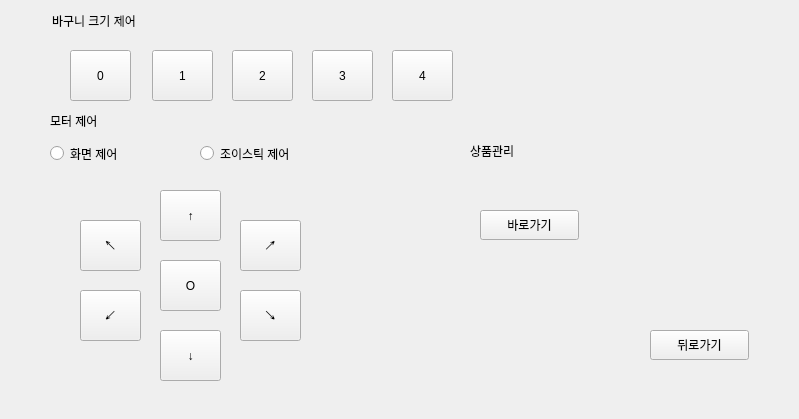
<?xml version="1.0" encoding="UTF-8"?>
<ui version="4.0">
 <class>Form</class>
 <widget class="QWidget" name="Form">
  <property name="geometry">
   <rect>
    <x>0</x>
    <y>0</y>
    <width>799</width>
    <height>419</height>
   </rect>
  </property>
  <property name="windowTitle">
   <string>Form</string>
  </property>
  <widget class="QPushButton" name="pushButton">
   <property name="geometry">
    <rect>
     <x>232</x>
     <y>50</y>
     <width>61</width>
     <height>51</height>
    </rect>
   </property>
   <property name="text">
    <string>2</string>
   </property>
  </widget>
  <widget class="QLabel" name="label">
   <property name="geometry">
    <rect>
     <x>52</x>
     <y>10</y>
     <width>131</width>
     <height>22</height>
    </rect>
   </property>
   <property name="text">
    <string>바구니 크기 제어</string>
   </property>
  </widget>
  <widget class="QPushButton" name="pushButton_2">
   <property name="geometry">
    <rect>
     <x>312</x>
     <y>50</y>
     <width>61</width>
     <height>51</height>
    </rect>
   </property>
   <property name="text">
    <string>3</string>
   </property>
  </widget>
  <widget class="QLabel" name="label_2">
   <property name="geometry">
    <rect>
     <x>50</x>
     <y>110</y>
     <width>68</width>
     <height>22</height>
    </rect>
   </property>
   <property name="text">
    <string>모터 제어</string>
   </property>
  </widget>
  <widget class="QPushButton" name="pushButton_forward">
   <property name="geometry">
    <rect>
     <x>160</x>
     <y>190</y>
     <width>61</width>
     <height>51</height>
    </rect>
   </property>
   <property name="text">
    <string>↑</string>
   </property>
  </widget>
  <widget class="QPushButton" name="pushButton_back">
   <property name="geometry">
    <rect>
     <x>160</x>
     <y>330</y>
     <width>61</width>
     <height>51</height>
    </rect>
   </property>
   <property name="text">
    <string>↓</string>
   </property>
  </widget>
  <widget class="QPushButton" name="pushButton_forward_left">
   <property name="geometry">
    <rect>
     <x>80</x>
     <y>220</y>
     <width>61</width>
     <height>51</height>
    </rect>
   </property>
   <property name="text">
    <string>↖</string>
   </property>
  </widget>
  <widget class="QPushButton" name="pushButton_forward_right">
   <property name="geometry">
    <rect>
     <x>240</x>
     <y>220</y>
     <width>61</width>
     <height>51</height>
    </rect>
   </property>
   <property name="text">
    <string>↗</string>
   </property>
  </widget>
  <widget class="QPushButton" name="pushButton_back_left">
   <property name="geometry">
    <rect>
     <x>80</x>
     <y>290</y>
     <width>61</width>
     <height>51</height>
    </rect>
   </property>
   <property name="text">
    <string>↙</string>
   </property>
  </widget>
  <widget class="QPushButton" name="pushButton_back_right">
   <property name="geometry">
    <rect>
     <x>240</x>
     <y>290</y>
     <width>61</width>
     <height>51</height>
    </rect>
   </property>
   <property name="text">
    <string>↘</string>
   </property>
  </widget>
  <widget class="QLabel" name="label_3">
   <property name="geometry">
    <rect>
     <x>470</x>
     <y>140</y>
     <width>68</width>
     <height>22</height>
    </rect>
   </property>
   <property name="text">
    <string>상품관리</string>
   </property>
  </widget>
  <widget class="QPushButton" name="pushButton_9">
   <property name="geometry">
    <rect>
     <x>480</x>
     <y>210</y>
     <width>99</width>
     <height>30</height>
    </rect>
   </property>
   <property name="text">
    <string>바로가기</string>
   </property>
  </widget>
  <widget class="QPushButton" name="pushButton_10">
   <property name="geometry">
    <rect>
     <x>650</x>
     <y>330</y>
     <width>99</width>
     <height>30</height>
    </rect>
   </property>
   <property name="text">
    <string>뒤로가기</string>
   </property>
  </widget>
  <widget class="QPushButton" name="pushButton_stop">
   <property name="geometry">
    <rect>
     <x>160</x>
     <y>260</y>
     <width>61</width>
     <height>51</height>
    </rect>
   </property>
   <property name="text">
    <string>O</string>
   </property>
  </widget>
  <widget class="QPushButton" name="pushButton_3">
   <property name="geometry">
    <rect>
     <x>152</x>
     <y>50</y>
     <width>61</width>
     <height>51</height>
    </rect>
   </property>
   <property name="text">
    <string>1</string>
   </property>
  </widget>
  <widget class="QPushButton" name="pushButton_5">
   <property name="geometry">
    <rect>
     <x>392</x>
     <y>50</y>
     <width>61</width>
     <height>51</height>
    </rect>
   </property>
   <property name="text">
    <string>4</string>
   </property>
  </widget>
  <widget class="QRadioButton" name="radioButton_screen">
   <property name="geometry">
    <rect>
     <x>50</x>
     <y>140</y>
     <width>119</width>
     <height>27</height>
    </rect>
   </property>
   <property name="text">
    <string>화면 제어</string>
   </property>
  </widget>
  <widget class="QRadioButton" name="radioButton_joystick">
   <property name="geometry">
    <rect>
     <x>200</x>
     <y>140</y>
     <width>141</width>
     <height>27</height>
    </rect>
   </property>
   <property name="text">
    <string>조이스틱 제어</string>
   </property>
  </widget>
  <widget class="QPushButton" name="pushButton_4">
   <property name="geometry">
    <rect>
     <x>70</x>
     <y>50</y>
     <width>61</width>
     <height>51</height>
    </rect>
   </property>
   <property name="text">
    <string>0</string>
   </property>
  </widget>
 </widget>
 <resources/>
 <connections>
  <connection>
   <sender>pushButton</sender>
   <signal>clicked()</signal>
   <receiver>Form</receiver>
   <slot>size_2()</slot>
   <hints>
    <hint type="sourcelabel">
     <x>255</x>
     <y>75</y>
    </hint>
    <hint type="destinationlabel">
     <x>68</x>
     <y>99</y>
    </hint>
   </hints>
  </connection>
  <connection>
   <sender>pushButton_2</sender>
   <signal>clicked()</signal>
   <receiver>Form</receiver>
   <slot>size_3()</slot>
   <hints>
    <hint type="sourcelabel">
     <x>360</x>
     <y>73</y>
    </hint>
    <hint type="destinationlabel">
     <x>289</x>
     <y>63</y>
    </hint>
   </hints>
  </connection>
  <connection>
   <sender>pushButton_10</sender>
   <signal>clicked()</signal>
   <receiver>Form</receiver>
   <slot>go_to_main()</slot>
   <hints>
    <hint type="sourcelabel">
     <x>719</x>
     <y>389</y>
    </hint>
    <hint type="destinationlabel">
     <x>217</x>
     <y>247</y>
    </hint>
   </hints>
  </connection>
  <connection>
   <sender>pushButton_9</sender>
   <signal>clicked()</signal>
   <receiver>Form</receiver>
   <slot>go_to_product_management()</slot>
   <hints>
    <hint type="sourcelabel">
     <x>547</x>
     <y>225</y>
    </hint>
    <hint type="destinationlabel">
     <x>279</x>
     <y>203</y>
    </hint>
   </hints>
  </connection>
  <connection>
   <sender>pushButton_back</sender>
   <signal>pressed()</signal>
   <receiver>Form</receiver>
   <slot>back_pressed()</slot>
   <hints>
    <hint type="sourcelabel">
     <x>185</x>
     <y>376</y>
    </hint>
    <hint type="destinationlabel">
     <x>76</x>
     <y>250</y>
    </hint>
   </hints>
  </connection>
  <connection>
   <sender>pushButton_5</sender>
   <signal>clicked()</signal>
   <receiver>Form</receiver>
   <slot>size_4()</slot>
   <hints>
    <hint type="sourcelabel">
     <x>422</x>
     <y>80</y>
    </hint>
    <hint type="destinationlabel">
     <x>208</x>
     <y>29</y>
    </hint>
   </hints>
  </connection>
  <connection>
   <sender>pushButton_3</sender>
   <signal>clicked()</signal>
   <receiver>Form</receiver>
   <slot>size_1()</slot>
   <hints>
    <hint type="sourcelabel">
     <x>182</x>
     <y>69</y>
    </hint>
    <hint type="destinationlabel">
     <x>8</x>
     <y>45</y>
    </hint>
   </hints>
  </connection>
  <connection>
   <sender>pushButton_forward</sender>
   <signal>pressed()</signal>
   <receiver>Form</receiver>
   <slot>forward_pressed()</slot>
   <hints>
    <hint type="sourcelabel">
     <x>189</x>
     <y>228</y>
    </hint>
    <hint type="destinationlabel">
     <x>107</x>
     <y>116</y>
    </hint>
   </hints>
  </connection>
  <connection>
   <sender>pushButton_forward_left</sender>
   <signal>pressed()</signal>
   <receiver>Form</receiver>
   <slot>forward_left_pressed()</slot>
   <hints>
    <hint type="sourcelabel">
     <x>101</x>
     <y>258</y>
    </hint>
    <hint type="destinationlabel">
     <x>7</x>
     <y>143</y>
    </hint>
   </hints>
  </connection>
  <connection>
   <sender>pushButton_forward_right</sender>
   <signal>pressed()</signal>
   <receiver>Form</receiver>
   <slot>forward_right_pressed()</slot>
   <hints>
    <hint type="sourcelabel">
     <x>268</x>
     <y>268</y>
    </hint>
    <hint type="destinationlabel">
     <x>146</x>
     <y>150</y>
    </hint>
   </hints>
  </connection>
  <connection>
   <sender>pushButton_back_left</sender>
   <signal>pressed()</signal>
   <receiver>Form</receiver>
   <slot>back_left_pressed()</slot>
   <hints>
    <hint type="sourcelabel">
     <x>119</x>
     <y>329</y>
    </hint>
    <hint type="destinationlabel">
     <x>0</x>
     <y>201</y>
    </hint>
   </hints>
  </connection>
  <connection>
   <sender>pushButton_back_right</sender>
   <signal>pressed()</signal>
   <receiver>Form</receiver>
   <slot>back_right_pressed()</slot>
   <hints>
    <hint type="sourcelabel">
     <x>256</x>
     <y>337</y>
    </hint>
    <hint type="destinationlabel">
     <x>161</x>
     <y>219</y>
    </hint>
   </hints>
  </connection>
  <connection>
   <sender>pushButton_stop</sender>
   <signal>pressed()</signal>
   <receiver>Form</receiver>
   <slot>stop()</slot>
   <hints>
    <hint type="sourcelabel">
     <x>173</x>
     <y>304</y>
    </hint>
    <hint type="destinationlabel">
     <x>116</x>
     <y>275</y>
    </hint>
   </hints>
  </connection>
  <connection>
   <sender>radioButton_screen</sender>
   <signal>toggled(bool)</signal>
   <receiver>Form</receiver>
   <slot>screen_control()</slot>
   <hints>
    <hint type="sourcelabel">
     <x>133</x>
     <y>181</y>
    </hint>
    <hint type="destinationlabel">
     <x>169</x>
     <y>132</y>
    </hint>
   </hints>
  </connection>
  <connection>
   <sender>radioButton_joystick</sender>
   <signal>toggled(bool)</signal>
   <receiver>Form</receiver>
   <slot>joystick_control()</slot>
   <hints>
    <hint type="sourcelabel">
     <x>319</x>
     <y>175</y>
    </hint>
    <hint type="destinationlabel">
     <x>362</x>
     <y>145</y>
    </hint>
   </hints>
  </connection>
  <connection>
   <sender>pushButton_4</sender>
   <signal>clicked()</signal>
   <receiver>Form</receiver>
   <slot>size_0()</slot>
   <hints>
    <hint type="sourcelabel">
     <x>81</x>
     <y>66</y>
    </hint>
    <hint type="destinationlabel">
     <x>43</x>
     <y>7</y>
    </hint>
   </hints>
  </connection>
 </connections>
 <slots>
  <slot>size_2()</slot>
  <slot>size_3()</slot>
  <slot>go_to_main()</slot>
  <slot>go_to_product_management()</slot>
  <slot>back_pressed()</slot>
  <slot>size_4()</slot>
  <slot>size_1()</slot>
  <slot>forward_pressed()</slot>
  <slot>forward_left_pressed()</slot>
  <slot>forward_right_pressed()</slot>
  <slot>back_left_pressed()</slot>
  <slot>back_right_pressed()</slot>
  <slot>stop()</slot>
  <slot>screen_control()</slot>
  <slot>joystick_control()</slot>
  <slot>forward_released()</slot>
  <slot>forward_left_released()</slot>
  <slot>forward_right_released()</slot>
  <slot>back_released()</slot>
  <slot>back_right_released()</slot>
  <slot>back_left_released()</slot>
  <slot>size_0()</slot>
 </slots>
</ui>
